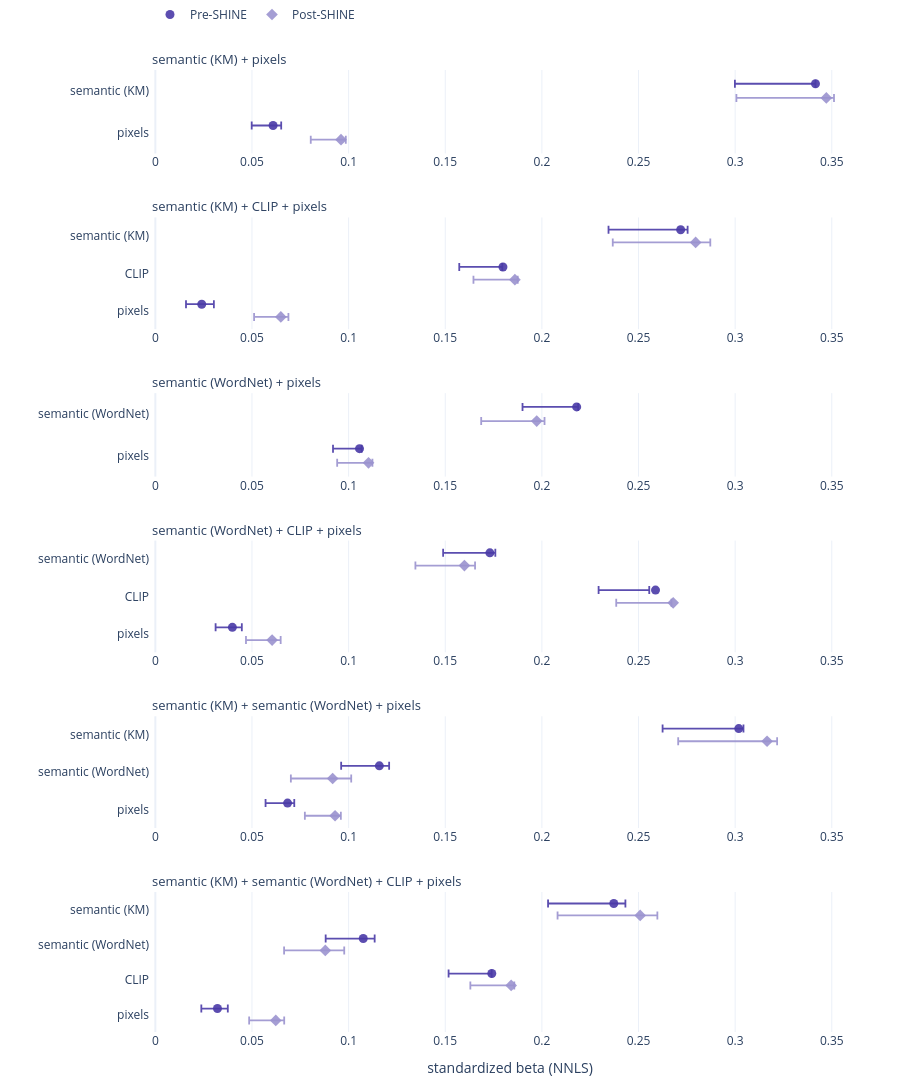

The notebook cell this image was saved under:
### Markdown cell above
## 2. All weights at a glance

Standardized NNLS betas of the six models (each cohort's own pairs, 95% participant-bootstrap CIs). The panels share one x axis; the tables below give the numbers and the pre - post comparisons.

### Code cell
dec.fig_estimates(own_betas, list(dec.MODELS), x_title="standardized beta (NNLS)").show()

### Figure 1 — Plotly figure (JSON) as saved in the notebook; plotly's stock layout.template omitted (floating-point values rounded to 4 significant figures)
{"data": [{"customdata": [[0.2999, 0.3416], [0.04985, 0.06512]], "error_x": {"array": [3.51e-06, 0.004201], "arrayminus": [0.04169, 0.01106], "color": "rgba(74,58,167,0.9)", "symmetric": false, "thickness": 1.8, "type": "data", "width": 4}, "hovertemplate": "Pre-SHINE<br>%{x:.3f} [%{customdata[0]:.3f}, %{customdata[1]:.3f}]<extra></extra>", "legendgroup": "pre", "marker": {"color": "rgba(74,58,167,0.9)", "size": 9, "symbol": "circle"}, "mode": "markers", "name": "Pre-SHINE", "showlegend": true, "type": "scatter", "x": [0.3416, 0.06091], "xaxis": "x", "y": [-0.17, 0.83], "yaxis": "y"}, {"customdata": [[0.3006, 0.3511], [0.08041, 0.09853]], "error_x": {"array": [0.003971, 0.00247], "arrayminus": [0.04653, 0.01565], "color": "rgba(155,147,207,0.9)", "symmetric": false, "thickness": 1.8, "type": "data", "width": 4}, "hovertemplate": "Post-SHINE<br>%{x:.3f} [%{customdata[0]:.3f}, %{customdata[1]:.3f}]<extra></extra>", "legendgroup": "post", "marker": {"color": "rgba(155,147,207,0.9)", "size": 9, "symbol": "diamond"}, "mode": "markers", "name": "Post-SHINE", "showlegend": true, "type": "scatter", "x": [0.3472, 0.09606], "xaxis": "x", "y": [0.17, 1.17], "yaxis": "y"}, {"customdata": [[0.2345, 0.2754], [0.1572, 0.1795], [0.01586, 0.03028]], "error_x": {"array": [0.003597, -0.0003138, 0.006286], "arrayminus": [0.03733, 0.02259, 0.008137], "color": "rgba(74,58,167,0.9)", "symmetric": false, "thickness": 1.8, "type": "data", "width": 4}, "hovertemplate": "Pre-SHINE<br>%{x:.3f} [%{customdata[0]:.3f}, %{customdata[1]:.3f}]<extra></extra>", "legendgroup": "pre", "marker": {"color": "rgba(74,58,167,0.9)", "size": 9, "symbol": "circle"}, "mode": "markers", "name": "Pre-SHINE", "showlegend": false, "type": "scatter", "x": [0.2718, 0.1798, 0.024], "xaxis": "x2", "y": [-0.17, 0.83, 1.83], "yaxis": "y2"}, {"customdata": [[0.2367, 0.2871], [0.1646, 0.1875], [0.05109, 0.06885]], "error_x": {"array": [0.007586, 0.00147, 0.003923], "arrayminus": [0.04288, 0.02144, 0.01384], "color": "rgba(155,147,207,0.9)", "symmetric": false, "thickness": 1.8, "type": "data", "width": 4}, "hovertemplate": "Post-SHINE<br>%{x:.3f} [%{customdata[0]:.3f}, %{customdata[1]:.3f}]<extra></extra>", "legendgroup": "post", "marker": {"color": "rgba(155,147,207,0.9)", "size": 9, "symbol": "diamond"}, "mode": "markers", "name": "Post-SHINE", "showlegend": false, "type": "scatter", "x": [0.2796, 0.186, 0.06493], "xaxis": "x2", "y": [0.17, 1.17, 2.17], "yaxis": "y2"}, {"customdata": [[0.19, 0.2188], [0.09192, 0.1068]], "error_x": {"array": [0.0007725, 0.001117], "arrayminus": [0.02802, 0.01372], "color": "rgba(74,58,167,0.9)", "symmetric": false, "thickness": 1.8, "type": "data", "width": 4}, "hovertemplate": "Pre-SHINE<br>%{x:.3f} [%{customdata[0]:.3f}, %{customdata[1]:.3f}]<extra></extra>", "legendgroup": "pre", "marker": {"color": "rgba(74,58,167,0.9)", "size": 9, "symbol": "circle"}, "mode": "markers", "name": "Pre-SHINE", "showlegend": false, "type": "scatter", "x": [0.218, 0.1056], "xaxis": "x3", "y": [-0.17, 0.83], "yaxis": "y3"}, {"customdata": [[0.1686, 0.2014], [0.09407, 0.1123]], "error_x": {"array": [0.004045, 0.002024], "arrayminus": [0.02873, 0.01622], "color": "rgba(155,147,207,0.9)", "symmetric": false, "thickness": 1.8, "type": "data", "width": 4}, "hovertemplate": "Post-SHINE<br>%{x:.3f} [%{customdata[0]:.3f}, %{customdata[1]:.3f}]<extra></extra>", "legendgroup": "post", "marker": {"color": "rgba(155,147,207,0.9)", "size": 9, "symbol": "diamond"}, "mode": "markers", "name": "Post-SHINE", "showlegend": false, "type": "scatter", "x": [0.1973, 0.1103], "xaxis": "x3", "y": [0.17, 1.17], "yaxis": "y3"}, {"customdata": [[0.1489, 0.1759], [0.2293, 0.2556], [0.03118, 0.04475]], "error_x": {"array": [0.002819, -0.00324, 0.004894], "arrayminus": [0.02419, 0.02945, 0.008679], "color": "rgba(74,58,167,0.9)", "symmetric": false, "thickness": 1.8, "type": "data", "width": 4}, "hovertemplate": "Pre-SHINE<br>%{x:.3f} [%{customdata[0]:.3f}, %{customdata[1]:.3f}]<extra></extra>", "legendgroup": "pre", "marker": {"color": "rgba(74,58,167,0.9)", "size": 9, "symbol": "circle"}, "mode": "markers", "name": "Pre-SHINE", "showlegend": false, "type": "scatter", "x": [0.1731, 0.2588, 0.03985], "xaxis": "x4", "y": [-0.17, 0.83, 1.83], "yaxis": "y4"}, {"customdata": [[0.1346, 0.1654], [0.2385, 0.2671], [0.04689, 0.06484]], "error_x": {"array": [0.005499, -0.0008846, 0.004417], "arrayminus": [0.02536, 0.02947, 0.01353], "color": "rgba(155,147,207,0.9)", "symmetric": false, "thickness": 1.8, "type": "data", "width": 4}, "hovertemplate": "Post-SHINE<br>%{x:.3f} [%{customdata[0]:.3f}, %{customdata[1]:.3f}]<extra></extra>", "legendgroup": "post", "marker": {"color": "rgba(155,147,207,0.9)", "size": 9, "symbol": "diamond"}, "mode": "markers", "name": "Post-SHINE", "showlegend": false, "type": "scatter", "x": [0.1599, 0.2679, 0.06042], "xaxis": "x4", "y": [0.17, 1.17, 2.17], "yaxis": "y4"}, {"customdata": [[0.2625, 0.3043], [0.09614, 0.121], [0.05703, 0.07188]], "error_x": {"array": [0.002438, 0.005063, 0.003468], "arrayminus": [0.03941, 0.01976, 0.01139], "color": "rgba(74,58,167,0.9)", "symmetric": false, "thickness": 1.8, "type": "data", "width": 4}, "hovertemplate": "Pre-SHINE<br>%{x:.3f} [%{customdata[0]:.3f}, %{customdata[1]:.3f}]<extra></extra>", "legendgroup": "pre", "marker": {"color": "rgba(74,58,167,0.9)", "size": 9, "symbol": "circle"}, "mode": "markers", "name": "Pre-SHINE", "showlegend": false, "type": "scatter", "x": [0.3019, 0.1159, 0.06841], "xaxis": "x5", "y": [-0.17, 0.83, 1.83], "yaxis": "y5"}, {"customdata": [[0.2705, 0.3217], [0.07012, 0.1013], [0.07736, 0.09598]], "error_x": {"array": [0.005206, 0.009612, 0.002989], "arrayminus": [0.04598, 0.02162, 0.01563], "color": "rgba(155,147,207,0.9)", "symmetric": false, "thickness": 1.8, "type": "data", "width": 4}, "hovertemplate": "Post-SHINE<br>%{x:.3f} [%{customdata[0]:.3f}, %{customdata[1]:.3f}]<extra></extra>", "legendgroup": "post", "marker": {"color": "rgba(155,147,207,0.9)", "size": 9, "symbol": "diamond"}, "mode": "markers", "name": "Post-SHINE", "showlegend": false, "type": "scatter", "x": [0.3165, 0.09174, 0.09299], "xaxis": "x5", "y": [0.17, 1.17, 2.17], "yaxis": "y5"}, {"customdata": [[0.2032, 0.2432], [0.08813, 0.1135], [0.1517, 0.174], [0.02378, 0.03749]], "error_x": {"array": [0.006014, 0.005904, -6.948e-05, 0.005356], "arrayminus": [0.034, 0.01944, 0.02235, 0.008353], "color": "rgba(74,58,167,0.9)", "symmetric": false, "thickness": 1.8, "type": "data", "width": 4}, "hovertemplate": "Pre-SHINE<br>%{x:.3f} [%{customdata[0]:.3f}, %{customdata[1]:.3f}]<extra></extra>", "legendgroup": "pre", "marker": {"color": "rgba(74,58,167,0.9)", "size": 9, "symbol": "circle"}, "mode": "markers", "name": "Pre-SHINE", "showlegend": false, "type": "scatter", "x": [0.2372, 0.1076, 0.1741, 0.03214], "xaxis": "x6", "y": [-0.17, 0.83, 1.83, 2.83], "yaxis": "y6"}, {"customdata": [[0.2081, 0.2598], [0.06661, 0.09773], [0.163, 0.1857], [0.04854, 0.06667]], "error_x": {"array": [0.008894, 0.009788, 0.001614, 0.004362], "arrayminus": [0.04275, 0.02133, 0.02111, 0.01377], "color": "rgba(155,147,207,0.9)", "symmetric": false, "thickness": 1.8, "type": "data", "width": 4}, "hovertemplate": "Post-SHINE<br>%{x:.3f} [%{customdata[0]:.3f}, %{customdata[1]:.3f}]<extra></extra>", "legendgroup": "post", "marker": {"color": "rgba(155,147,207,0.9)", "size": 9, "symbol": "diamond"}, "mode": "markers", "name": "Post-SHINE", "showlegend": false, "type": "scatter", "x": [0.2509, 0.08794, 0.1841, 0.06231], "xaxis": "x6", "y": [0.17, 1.17, 2.17, 3.17], "yaxis": "y6"}], "layout": {"annotations": [{"font": {"size": 13}, "showarrow": false, "text": "semantic (KM) + pixels", "x": 0, "xanchor": "left", "xref": "paper", "y": 1.0, "yanchor": "bottom", "yref": "paper"}, {"font": {"size": 13}, "showarrow": false, "text": "semantic (KM) + CLIP + pixels", "x": 0, "xanchor": "left", "xref": "paper", "y": 0.8467, "yanchor": "bottom", "yref": "paper"}, {"font": {"size": 13}, "showarrow": false, "text": "semantic (WordNet) + pixels", "x": 0, "xanchor": "left", "xref": "paper", "y": 0.6641, "yanchor": "bottom", "yref": "paper"}, {"font": {"size": 13}, "showarrow": false, "text": "semantic (WordNet) + CLIP + pixels", "x": 0, "xanchor": "left", "xref": "paper", "y": 0.5108, "yanchor": "bottom", "yref": "paper"}, {"font": {"size": 13}, "showarrow": false, "text": "semantic (KM) + semantic (WordNet) + pixels", "x": 0, "xanchor": "left", "xref": "paper", "y": 0.3282, "yanchor": "bottom", "yref": "paper"}, {"font": {"size": 13}, "showarrow": false, "text": "semantic (KM) + semantic (WordNet) + CLIP + pixels", "x": 0, "xanchor": "left", "xref": "paper", "y": 0.1456, "yanchor": "bottom", "yref": "paper"}], "height": 1579, "legend": {"orientation": "h", "x": 0, "y": 1, "yanchor": "top", "yref": "container"}, "margin": {"b": 60, "l": 150, "r": 30, "t": 70}, "xaxis": {"anchor": "y", "domain": [0.0, 1.0], "matches": "x", "showticklabels": true}, "xaxis2": {"anchor": "y2", "domain": [0.0, 1.0], "matches": "x", "showticklabels": true}, "xaxis3": {"anchor": "y3", "domain": [0.0, 1.0], "matches": "x", "showticklabels": true}, "xaxis4": {"anchor": "y4", "domain": [0.0, 1.0], "matches": "x", "showticklabels": true}, "xaxis5": {"anchor": "y5", "domain": [0.0, 1.0], "matches": "x", "showticklabels": true}, "xaxis6": {"anchor": "y6", "domain": [0.0, 1.0], "matches": "x", "showticklabels": true, "title": {"text": "standardized beta (NNLS)"}}, "yaxis": {"anchor": "x", "domain": [0.9132, 1.0], "range": [1.5, -0.5], "showgrid": false, "tickmode": "array", "ticktext": ["semantic (KM)", "pixels"], "tickvals": [0, 1], "zeroline": false}, "yaxis2": {"anchor": "x2", "domain": [0.7306, 0.8467], "range": [2.5, -0.5], "showgrid": false, "tickmode": "array", "ticktext": ["semantic (KM)", "CLIP", "pixels"], "tickvals": [0, 1, 2], "zeroline": false}, "yaxis3": {"anchor": "x3", "domain": [0.5773, 0.6641], "range": [1.5, -0.5], "showgrid": false, "tickmode": "array", "ticktext": ["semantic (WordNet)", "pixels"], "tickvals": [0, 1], "zeroline": false}, "yaxis4": {"anchor": "x4", "domain": [0.3947, 0.5108], "range": [2.5, -0.5], "showgrid": false, "tickmode": "array", "ticktext": ["semantic (WordNet)", "CLIP", "pixels"], "tickvals": [0, 1, 2], "zeroline": false}, "yaxis5": {"anchor": "x5", "domain": [0.212, 0.3282], "range": [2.5, -0.5], "showgrid": false, "tickmode": "array", "ticktext": ["semantic (KM)", "semantic (WordNet)", "pixels"], "tickvals": [0, 1, 2], "zeroline": false}, "yaxis6": {"anchor": "x6", "domain": [0.0, 0.1456], "range": [3.5, -0.5], "showgrid": false, "tickmode": "array", "ticktext": ["semantic (KM)", "semantic (WordNet)", "CLIP", "pixels"], "tickvals": [0, 1, 2, 3], "zeroline": false}}}
